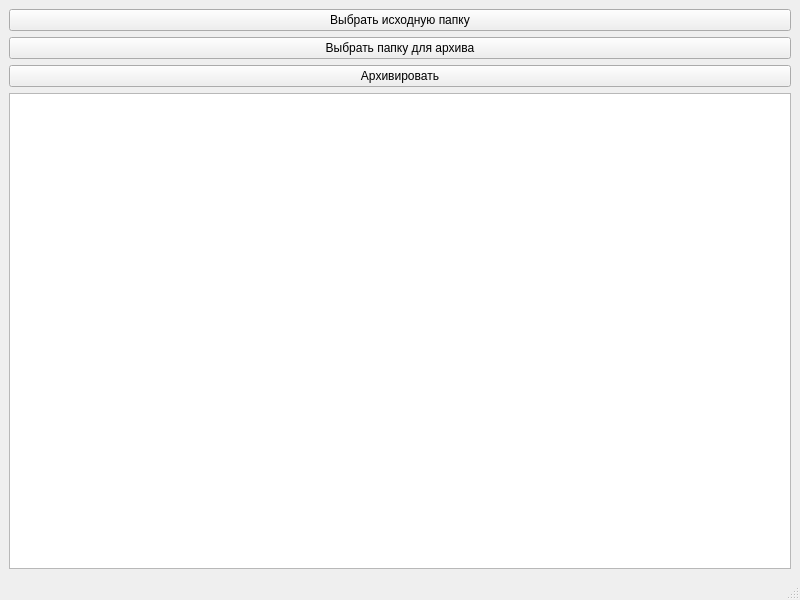
<?xml version="1.0" encoding="UTF-8"?>
<ui version="4.0">
 <class>MainWindow</class>
 <widget class="QMainWindow" name="MainWindow">
  <property name="geometry">
   <rect>
    <x>0</x>
    <y>0</y>
    <width>800</width>
    <height>600</height>
   </rect>
  </property>
  <property name="windowTitle">
   <string>MainWindow</string>
  </property>
  <widget class="QWidget" name="centralwidget">
   <layout class="QVBoxLayout" name="verticalLayout">
    <item>
     <widget class="QPushButton" name="btn_src">
      <property name="text">
       <string>Выбрать исходную папку</string>
      </property>
     </widget>
    </item>
    <item>
     <widget class="QPushButton" name="btn_dest">
      <property name="text">
       <string>Выбрать папку для архива</string>
      </property>
     </widget>
    </item>
    <item>
     <widget class="QPushButton" name="btn_run">
      <property name="text">
       <string>Архивировать</string>
      </property>
     </widget>
    </item>
    <item>
     <widget class="QPlainTextEdit" name="text_output">
      <property name="readOnly">
       <bool>true</bool>
      </property>
     </widget>
    </item>
   </layout>
  </widget>
  <widget class="QMenuBar" name="menubar">
   <property name="geometry">
    <rect>
     <x>0</x>
     <y>0</y>
     <width>800</width>
     <height>36</height>
    </rect>
   </property>
  </widget>
  <widget class="QStatusBar" name="statusbar"/>
 </widget>
 <resources/>
 <connections/>
</ui>
